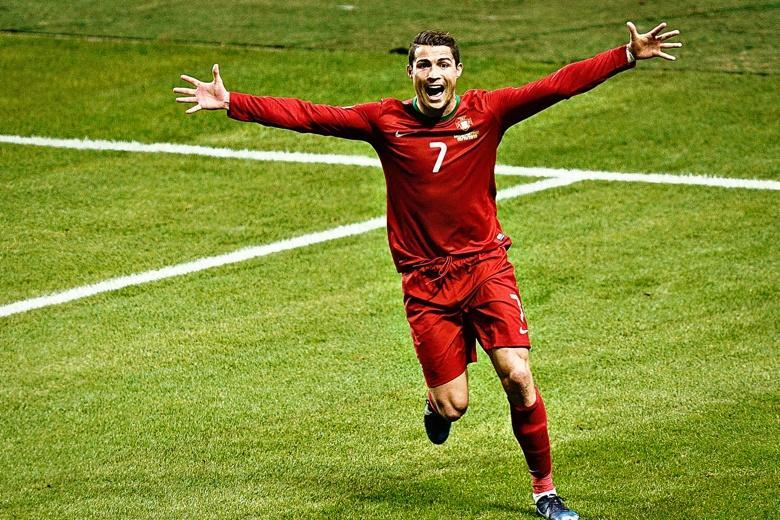
#> input picture pic5.jpg, 780 x 520 px
$ python Face_detect.py
#> lines starting #> are read from the running program, lines starting #| are printed output that depends on the picture; after the words box and inside, x2 and y2 are one past the last pixel; in counts of white or black regions, pixels touching at a corner belong together
import numpy as np
import cv2

img = cv2.imread('pic5.jpg')
#> img is the input picture: shape (520, 780, 3); mean B, G, R 49.6, 139.5, 133.7
face = cv2.CascadeClassifier('haarcascade_frontalface_default.xml')
eye = cv2.CascadeClassifier('haarcascade_eye.xml')
body = cv2.CascadeClassifier('haarcascade_fullbody.xml')
gray = cv2.cvtColor(img, cv2.COLOR_BGR2GRAY)
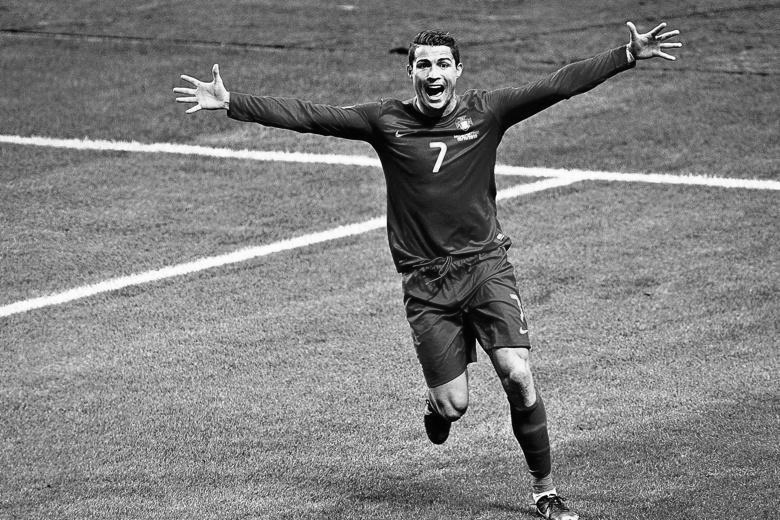
#> gray: shape (520, 780); min 0, max 255, mean 127.5

full_body = body.detectMultiScale(gray,scaleFactor=1.1,minNeighbors=1)
#> full_body = [[327, 39, 209, 417]]
for (p,q,r,s) in full_body:
    # draw a rectangle around the body
     img = cv2.rectangle(img,(p,q),(p+r,q+s),(250,180,25),2)
     img_gray = gray[q:q+s, p:p+r]
     img_color = img[q:q+s, p:p+r]
     faces = face.detectMultiScale(img_gray)
     for (a,b,c,d) in faces:
         # Find the face within the body and draw a rectangle
        cv2.rectangle(img_color,(a,b),(a+c,b+d),(0,255,0),2)
        roi_gray = gray[b:b+d, a:a+c]
        roi_color = img[b:b+d, a:a+c]
        eyes = eye.detectMultiScale(roi_gray)

        for (ex,ey,ew,eh) in eyes:
            # Find the eyes within the face and draw a rectangle
            cv2.rectangle(roi_color,(ex,ey),(ex+ew,ey+eh),(0,0,255),2)
#> this loop made 1 pass
#> (p, q, r, s, faces) on pass 1: (327, 39, 209, 417, [[78, 4, 57, 57]])
#> pass 1, `img_gray = gray[q:q+s, p:p+r]`:
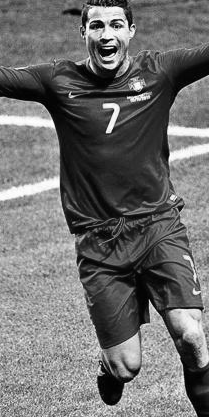
#> img_gray: shape (417, 209); min 0, max 255, mean 110.5
#> pass 1, `img_color = img[q:q+s, p:p+r]`:
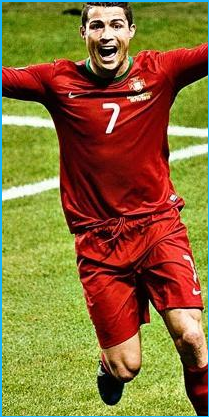
#> img_color: shape (417, 209, 3); mean B, G, R 53.1, 108.5, 137.3
#> after the loop:
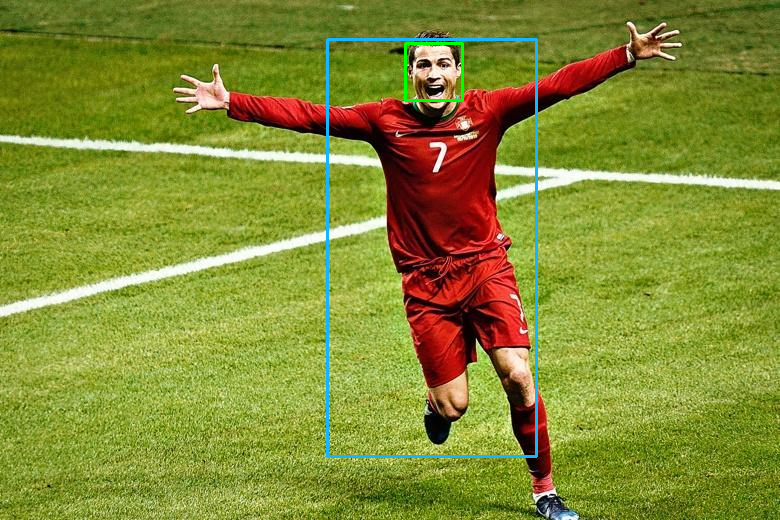
#> img: shape (520, 780, 3); mean B, G, R 51.4, 140.1, 132.5
#> after the loop:
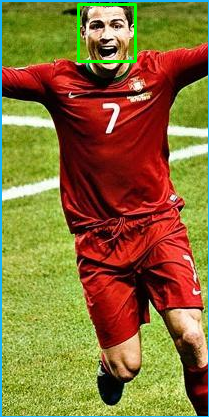
#> img_color: shape (417, 209, 3); 0.78% of pixels changed, all inside (x1, y1, x2, y2) = (77, 3, 137, 63)
#> after the loop:
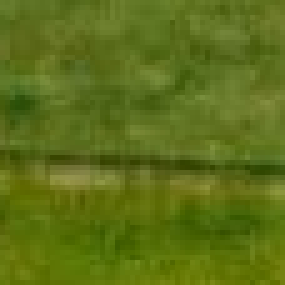
#> roi_color: shape (57, 57, 3) (shown 5 times larger); mean B, G, R 23.6, 111.6, 92.7
#> after the loop:
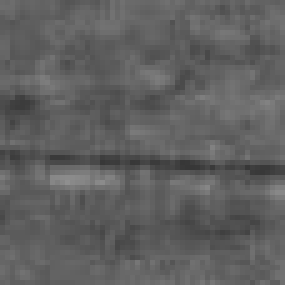
#> roi_gray: shape (57, 57) (shown 5 times larger); min 55, max 143, mean 95.9

cv2.imshow('Face Detection Model',img)
cv2.waitKey(0)
cv2.destroyAllWindows()
